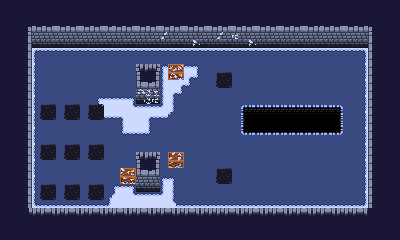

The image is a tile-based game level rendered from a .tmx file. Its description and source (layers, tilesets, objects; grid data summarised) follow:
An orthogonal 50x30 tile map with 8x8 px tiles, 5 tile layers (Floor, Floor Overlay, Floor Overlay 2, Foreground, ...), 2 tilesets and 54 objects (22x pit, 9x collision, 9x event_emitter, 9x light_source, 3x player_spawn, ...).

<map version="1.2" tiledversion="1.2.1" orientation="orthogonal" renderorder="right-down" width="50" height="30" tilewidth="8" tileheight="8" infinite="0" nextlayerid="7" nextobjectid="80">
 <tileset firstgid="1" source="tileset_winter.tsx" />
 <tileset firstgid="1025" source="tileset_temple.tsx" />
 <layer id="1" name="Floor" width="50" height="30">
  <data>[1500 cells, 834 non-empty, 5 distinct tile ids]</data>
 </layer>
 <layer id="2" name="Floor Overlay" width="50" height="30">
  <data>[1500 cells, 429 non-empty, 69 distinct tile ids]</data>
 </layer>
 <layer id="3" name="Floor Overlay 2" width="50" height="30">
  <data>[1500 cells, 35 non-empty, 19 distinct tile ids]</data>
 </layer>
 <layer id="4" name="Foreground" width="50" height="30">
  <data>[1500 cells, 594 non-empty, 1 distinct tile ids]</data>
 </layer>
 <layer id="5" name="Foreground 2" width="50" height="30">
  <data>[1500 cells, 147 non-empty, 14 distinct tile ids]</data>
 </layer>
 <objectgroup id="6" name="Objects" offsetx="-0.25" offsety="-0.25">
  <object id="1" name="collision" x="136" y="80.25" width="24.4981" height="16.375" />
  <object id="7" name="collision" x="136" y="168.25" width="24" height="16" />
  <object id="8" name="collision" x="0.25" y="0.25" width="400" height="39.1134" />
  <object id="10" name="collision" x="0.25" y="0.25" width="31.75" height="240" />
  <object id="11" name="collision" x="0.25" y="224.25" width="400" height="15.75" />
  <object id="12" name="collision" x="368" y="0.25" width="32.25" height="240" />
  <object id="14" name="collision" x="168" y="152" width="16" height="8" />
  <object id="15" name="collision" x="120" y="168" width="16" height="8" />
  <object id="16" name="collision" x="168" y="64" width="16" height="8" />
  <object id="18" name="item_spawn" x="216" y="72" width="16" height="16">
   <properties>
    <property name="key" value="t1" />
   </properties>
  </object>
  <object id="19" name="item_spawn" x="216" y="168" width="16" height="16" />
  <object id="20" name="pit" x="248" y="120" width="8" height="8" />
  <object id="21" name="pit" x="248" y="112" width="8" height="8" />
  <object id="22" name="pit" x="256" y="120" width="8" height="8" />
  <object id="23" name="pit" x="256" y="112" width="8" height="8" />
  <object id="24" name="pit" x="264" y="120" width="8" height="8" />
  <object id="25" name="pit" x="264" y="112" width="8" height="8" />
  <object id="26" name="pit" x="272" y="120" width="8" height="8" />
  <object id="27" name="pit" x="272" y="112" width="8" height="8" />
  <object id="28" name="pit" x="280" y="120" width="8" height="8" />
  <object id="29" name="pit" x="280" y="112" width="8" height="8" />
  <object id="30" name="pit" x="288" y="120" width="8" height="8" />
  <object id="31" name="pit" x="288" y="112" width="8" height="8" />
  <object id="32" name="pit" x="296" y="120" width="8" height="8" />
  <object id="33" name="pit" x="296" y="112" width="8" height="8" />
  <object id="34" name="pit" x="304" y="120" width="8" height="8" />
  <object id="35" name="pit" x="304" y="112" width="8" height="8" />
  <object id="36" name="pit" x="312" y="120" width="8" height="8" />
  <object id="37" name="pit" x="312" y="112" width="8" height="8" />
  <object id="38" name="pit" x="320" y="120" width="8" height="8" />
  <object id="39" name="pit" x="320" y="112" width="8" height="8" />
  <object id="40" name="pit" x="328" y="120" width="8" height="8" />
  <object id="41" name="pit" x="328" y="112" width="8" height="8" />
  <object id="44" name="event_emitter" x="48" y="104" width="11.6673" height="11.3137" rotation="45">
   <properties>
    <property name="interval_max" type="int" value="2" />
    <property name="interval_min" type="int" value="1" />
    <property name="key" value="t1" />
    <property name="repeat" type="int" value="-1" />
    <property name="type" value="timed" />
   </properties>
  </object>
  <object id="45" name="event_emitter" x="40" y="144" width="16" height="16">
   <properties>
    <property name="key" value="c1" />
    <property name="physics_layer" type="int" value="9" />
    <property name="type" value="collision" />
   </properties>
  </object>
  <object id="46" name="event_emitter" x="40" y="184" width="16" height="16">
   <properties>
    <property name="key" value="i1" />
    <property name="type" value="interact" />
   </properties>
  </object>
  <object id="47" name="player_spawn" x="80" y="80" width="16" height="16" />
  <object id="50" name="light_source" x="40" y="104" width="16.25" height="16.25">
   <properties>
    <property name="color" type="color" value="#ffff0000" />
    <property name="toggle_key" value="t1" />
   </properties>
   <ellipse />
  </object>
  <object id="51" name="light_source" x="40" y="144" width="16.25" height="16.25">
   <properties>
    <property name="color" type="color" value="#ffff0000" />
    <property name="toggle_key" value="c1" />
   </properties>
   <ellipse />
  </object>
  <object id="57" name="light_source" x="64" y="104" width="16.25" height="16.25">
   <properties>
    <property name="color" type="color" value="#ff00ff00" />
    <property name="toggle_key" value="t2" />
   </properties>
   <ellipse />
  </object>
  <object id="58" name="light_source" x="88" y="104" width="16.25" height="16.25">
   <properties>
    <property name="color" type="color" value="#ff0000ff" />
    <property name="toggle_key" value="t3" />
   </properties>
   <ellipse />
  </object>
  <object id="59" name="event_emitter" x="72" y="104" width="11.6673" height="11.3137" rotation="45">
   <properties>
    <property name="interval_max" type="float" value="2" />
    <property name="interval_min" type="float" value="0.2" />
    <property name="key" value="t2" />
    <property name="repeat" type="int" value="-1" />
    <property name="type" value="timed" />
   </properties>
  </object>
  <object id="60" name="event_emitter" x="96" y="104" width="11.6673" height="11.3137" rotation="45">
   <properties>
    <property name="interval_max" type="float" value="2" />
    <property name="interval_min" type="float" value="5" />
    <property name="key" value="t3" />
    <property name="repeat" type="int" value="-1" />
    <property name="type" value="timed" />
   </properties>
  </object>
  <object id="61" name="event_emitter" x="64" y="144" width="16" height="16">
   <properties>
    <property name="key" value="c2" />
    <property name="physics_layer" type="int" value="9" />
    <property name="type" value="collision" />
   </properties>
  </object>
  </objectgroup>
</map>
<!-- 10 of 54 objects omitted -->
